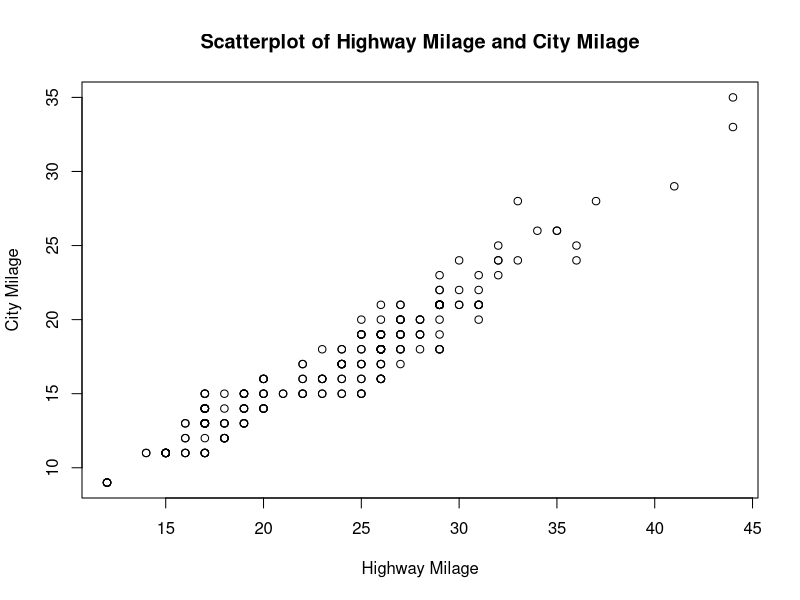
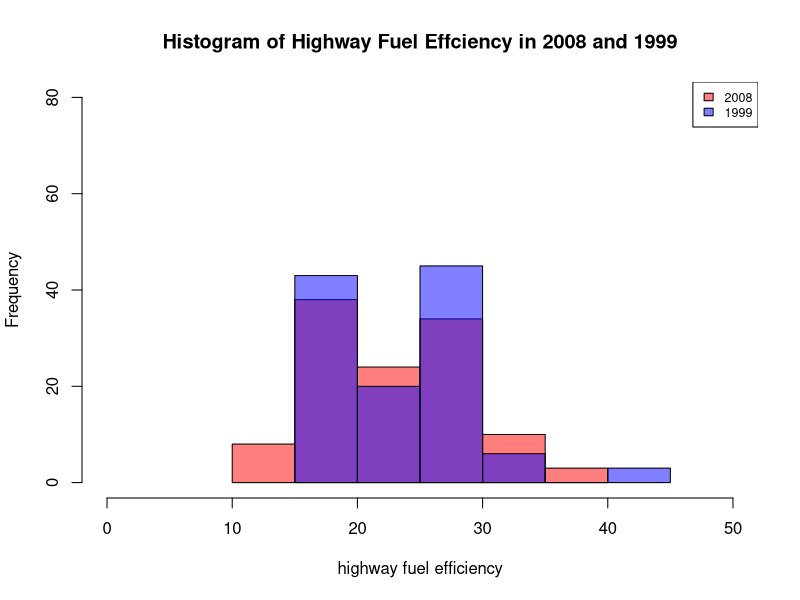
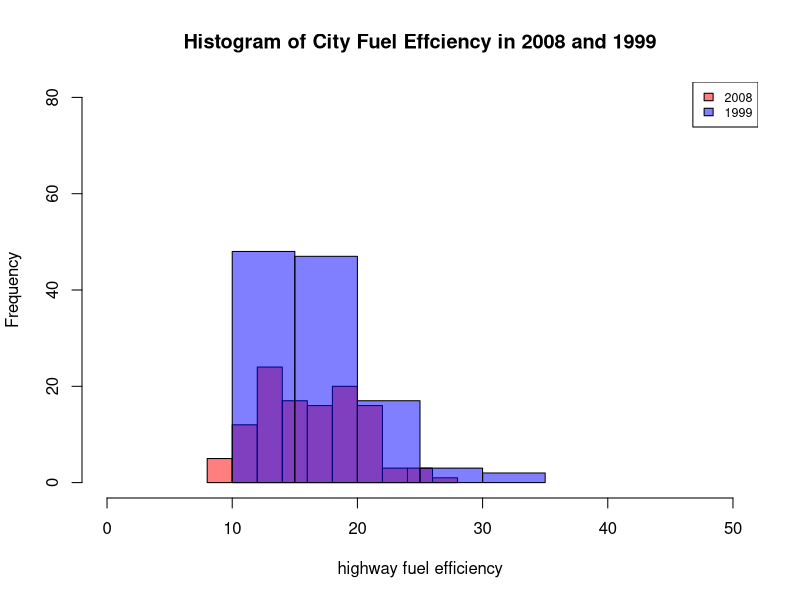

Reproduce these figures in R, in order.
## ---- chunk 1
knitr::opts_chunk$set(echo = TRUE)
## ---- chunk 2
pre <- c(24,15)
cel <- (pre-32)/1.8
cel
## ---- chunk 3
vec200 <-rep(c(3,1), times = 100)
vec200
## ---- chunk 4
numPerfect <- floor(sqrt(2001))
numPerfect
## ---- chunk 5
library(ggplot2)
head(mpg[order(mpg$hwy, decreasing = TRUE),], 3)
## ---- chunk 6
compacts <- mpg[which(mpg$class == 'compact'),]
numCompact <- nrow(compacts)
numCompact
## ---- chunk 7
plot(mpg$hwy,mpg$cty, main="Scatterplot of Highway Milage and City Milage",xlab="Highway Milage", ylab='City Milage')
## ---- chunk 8
 cars2008 <- mpg[which(mpg$year == '2008'),]
 cars1999 <- mpg[which(mpg$year == '1999'),]
 summary(cars1999)
 summary(cars2008)
 hist(cars2008$hwy, col=rgb(1,0,0,0.5),xlim=c(0,50), ylim=c(0,80), main="Histogram of Highway Fuel Effciency in 2008 and 1999", xlab="highway fuel efficiency") 
hist(cars1999$hwy, col=rgb(0,0,1,0.5), add=T)
legend("topright", c("2008", "1999"), cex=0.75, fill=c(rgb(1,0,0,0.5), rgb(0,0,1,0.5)))

 hist(cars2008$cty, col=rgb(1,0,0,0.5),xlim=c(0,50), ylim=c(0,80), main="Histogram of City Fuel Effciency in 2008 and 1999", xlab="highway fuel efficiency") 
hist(cars1999$cty, col=rgb(0,0,1,0.5), add=T) 
legend("topright", c("2008", "1999"), cex=0.75, fill=c(rgb(1,0,0,0.5), rgb(0,0,1,0.5)))

